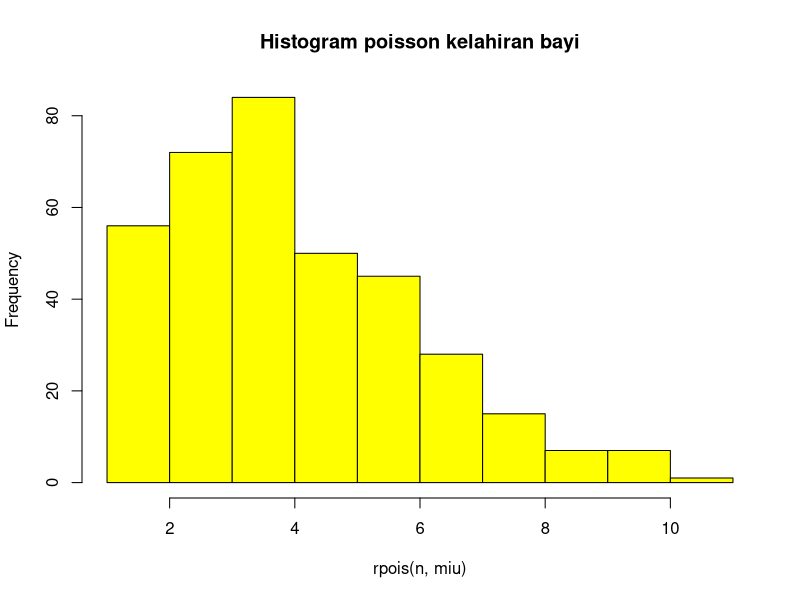

The R script that drew this image:
#3A
miu<- 4.5
x <- 6
dpois(x,miu)
#B
n=365
set.seed(1)
hist(rpois(n,miu),
     main="Histogram poisson kelahiran bayi",
     col="yellow",
)
#C
nilairataan=miu
varians=miu